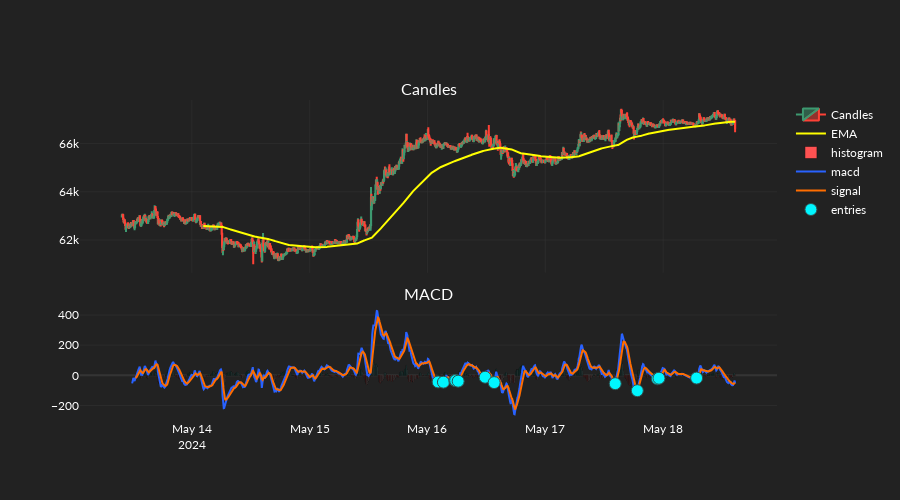

Here is the notebook cell this chart was saved with:
### Code cell
fig = go.Figure()
fig = make_subplots(
    cols=1,
    rows=2,
    shared_xaxes=True,
    subplot_titles=["Candles","MACD"],
    row_heights=[0.6,0.4],
    vertical_spacing=0.1,
    )
    # Candlestick chart for pricing
fig.append_trace(
    go.Candlestick(
        x=datetimes,
        open=candles[:, CandleBodyType.Open],
        high=candles[:, CandleBodyType.High],
        low=candles[:, CandleBodyType.Low],
        close=candles[:, CandleBodyType.Close],
        name="Candles",
        ),
        col=1,
        row=1,
    )

fig.append_trace(
    go.Scatter(
        x=datetimes,
        y=ema,
        name="EMA",
        line_color="yellow",
    ),

    col=1,
    row=1
)

ind_shift = np.roll(histogram, 1)
ind_shift[0]=np.nan
colors = np.where(
    histogram >= 0,
    np.where(ind_shift < histogram, "#26A69A", "#82DFD8"),
    np.where(ind_shift < histogram, "#FFCDD2", "#FF5252"),
)

fig.append_trace(
    go.Bar(
        x=datetimes,
        y=histogram,
        name="histogram",
        marker_color=colors,
    ),

    row=2,
    col=1
)

fig.append_trace(
    go.Scatter(
        x=datetimes,
        y=macd,
        name="macd",
        line_color="#2962FF"
    ),

    row=2,
    col=1
)

fig.append_trace(
    go.Scatter(
        x=datetimes,
        y=signal,
        name="signal",
        line_color="#FF6D00"
    ),

    row=2,
    col=1
)

fig.append_trace(
    go.Scatter(
        x=datetimes,
        y=entry_signals,
        mode="markers",
        name="entries",
        marker=dict(
            size=12,
            symbol="circle",
            color="#00F6FF",
            line=dict(
                width=1,
                color="darkSlateGray"
            )
        )
    ),

    row=2,
    col=1
)

fig.update_layout(height=500,xaxis_rangeslider_visible=False)

fig.show()

### Figure 1 — Plotly figure (JSON) as saved in the notebook; plotly's stock layout.template omitted (floating-point values rounded to 4 significant figures; data arrays with more than 128 entries replaced by an {"elided": "..."} marker saying what was removed)
{"data": [{"close": {"elided": "1500 float values"}, "high": {"elided": "1500 float values"}, "low": {"elided": "1500 float values"}, "name": "Candles", "open": {"elided": "1500 float values"}, "type": "candlestick", "x": {"elided": "1500 str values"}, "xaxis": "x", "yaxis": "y"}, {"line": {"color": "yellow"}, "name": "EMA", "type": "scatter", "x": {"elided": "1500 str values"}, "xaxis": "x", "y": {"elided": "1500 float values"}, "yaxis": "y"}, {"marker": {"color": {"elided": "1500 str values"}}, "name": "histogram", "type": "bar", "x": {"elided": "1500 str values"}, "xaxis": "x2", "y": {"elided": "1500 float values"}, "yaxis": "y2"}, {"line": {"color": "#2962FF"}, "name": "macd", "type": "scatter", "x": {"elided": "1500 str values"}, "xaxis": "x2", "y": {"elided": "1500 float values"}, "yaxis": "y2"}, {"line": {"color": "#FF6D00"}, "name": "signal", "type": "scatter", "x": {"elided": "1500 str values"}, "xaxis": "x2", "y": {"elided": "1500 float values"}, "yaxis": "y2"}, {"marker": {"color": "#00F6FF", "line": {"color": "darkSlateGray", "width": 1}, "size": 12, "symbol": "circle"}, "mode": "markers", "name": "entries", "type": "scatter", "x": {"elided": "1500 str values"}, "xaxis": "x2", "y": {"elided": "1500 float values"}, "yaxis": "y2"}], "layout": {"annotations": [{"font": {"size": 16}, "showarrow": false, "text": "Candles", "x": 0.5, "xanchor": "center", "xref": "paper", "y": 1, "yanchor": "bottom", "yref": "paper"}, {"font": {"size": 16}, "showarrow": false, "text": "MACD", "x": 0.5, "xanchor": "center", "xref": "paper", "y": 0.36, "yanchor": "bottom", "yref": "paper"}], "height": 500, "xaxis": {"anchor": "y", "domain": [0, 1], "matches": "x2", "rangeslider": {"visible": false}, "showticklabels": false}, "xaxis2": {"anchor": "y2", "domain": [0, 1]}, "yaxis": {"anchor": "x", "domain": [0.46, 1]}, "yaxis2": {"anchor": "x2", "domain": [0, 0.36]}}}
